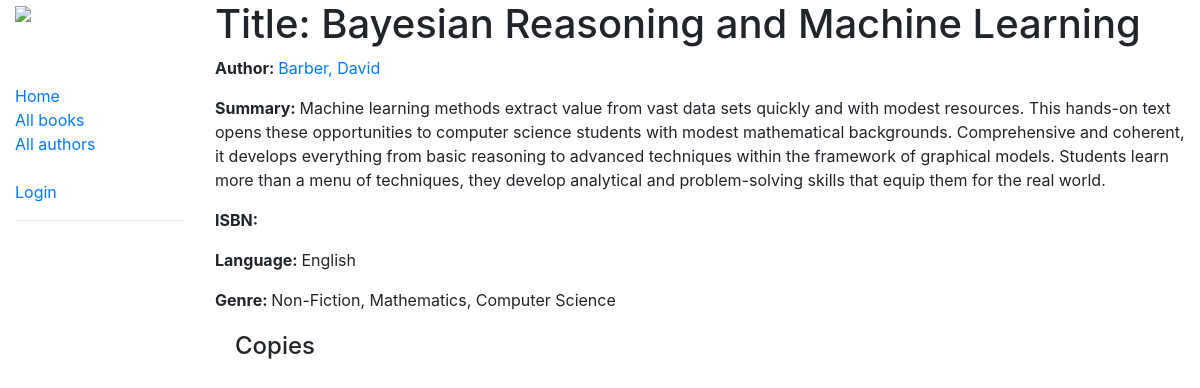
The page /catalog/books/8 on the database its author committed.
### catalog/models.py (models this page shows, shortened)
class Book(models.Model):
    title = models.CharField(max_length=200)
    author = models.ForeignKey("Author", on_delete=models.SET_NULL, null = True)
    summary = models.TextField(max_length = 1000
            , help_text = "Enter a brief description of the book")
    isbn = models.CharField("ISBN", max_length= 13
            , help_text = '13 character <a href="https://www.isbn-international.org/content/what-isbn">ISBN number</a>')
    genre = models.ManyToManyField(Genre, help_text = "Select a genre for the book")
    language = models.ForeignKey('Language', on_delete = models.SET_NULL, null=True)
    def display_genre(self):
        """Create a string for the Genre. This is required to display genre in Admin."""
        return ', '.join(genre.name for genre in self.genre.all()[:3])
    display_genre.short_description = 'Genre'

class Author(models.Model):
    first_name = models.CharField(max_length = 100)
    last_name = models.CharField(max_length = 100)
    date_of_birth = models.DateField(null = True, blank = True)
    date_of_death = models.DateField('died', null = True, blank = True)
    class Meta:
        ordering = ['last_name', 'first_name']
    def get_absolute_url(self):
        return reverse('author-detail', args=[str(self.id)])
    def __str__(self):
        return f"{self.last_name}, {self.first_name}"

class Language(models.Model):
    name = models.CharField(max_length = 100
            , help_text = "Enter the book's natural language (3.g. French, Englush or Japanese)")
    def __str__(self):
        return self.name

class Genre(models.Model):
    name = models.CharField(max_length=200
            , help_text = 'Enter a book genre (e.g. Science Fiction)'
            )
    def __str__(self):
        return self.name

### catalog/views.py (the view)
# urls.py: , path("books/<int:pk>", views.BookDetailView.as_view(), name = 'book-detail')
class BookDetailView(generic.DetailView):
    model = Book

### catalog/templates/catalog/book_detail.html (shortened to what this page needs)
{% extends "base_generic.html" %}
{% block content %}
  <h1>Title: {{ book.title }}</h1>
  <p><strong>Author: </strong><a href="{{ book.author.get_absolute_url }}">{{ book.author }}</a></p>
  <p><strong>Summary: </strong>{{ book.summary }}</p>
  <p><strong>ISBN: </strong>{{ book.ISBN }}</p>
  <p><strong>Language: </strong>{{ book.language }}</p>
  <p><strong>Genre: </strong>{{ book.genre.all|join:", " }}</p>
  <div style='margin-left:20px;margin-top:20px'>
    <h4>Copies</h4>
  </div>
{% endblock %}

### rows shown on the page
Book: title "Bayesian Reasoning and Machine Learning", author "Barber, David", summary "Machine learning methods extract value from vast data sets quickly and with modest resources. This hands-on text opens these opportunities to computer science students with modest mathematical backgrounds. Comprehensive and coherent, it develops everything from basic reasoning to advanced techniques within the framework of graphical models. Students learn more than a menu of techniques, they develop analytical and problem-solving skills that equip them for the real world.", language "English", genre.all "Non-Fiction, Mathematics, Computer Science"
